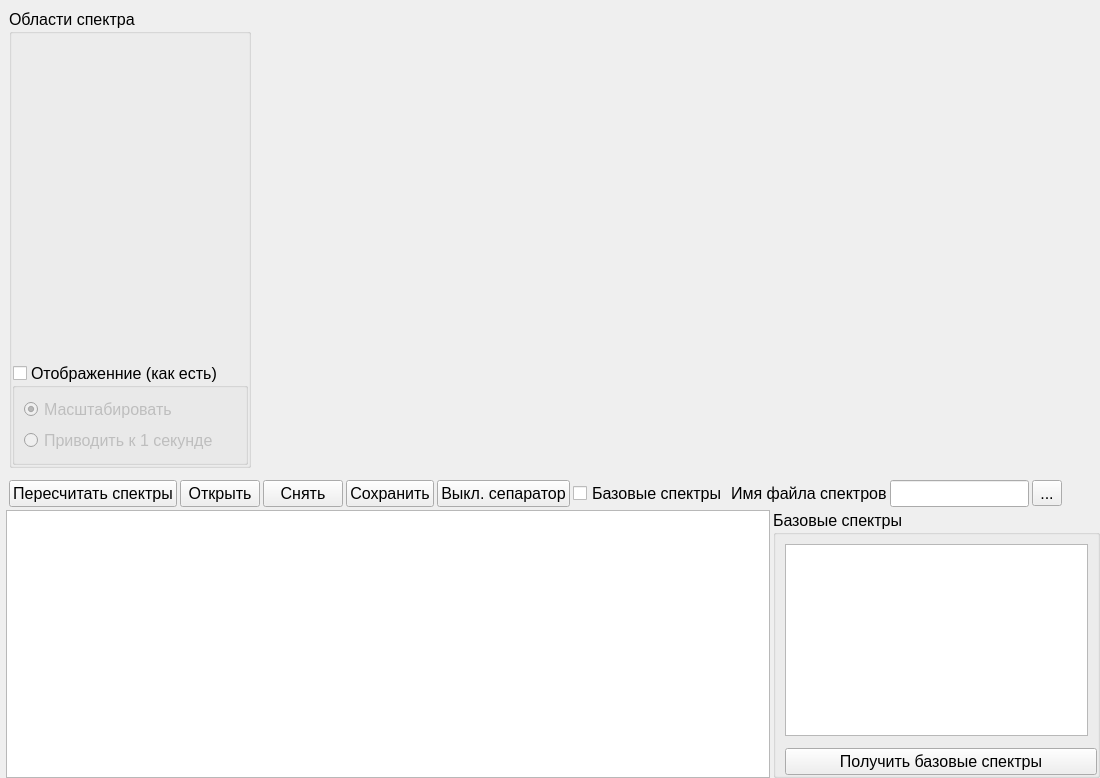
<?xml version="1.0" encoding="UTF-8"?>
<ui version="4.0">
 <class>SPRSpectrumListTableWidget</class>
 <widget class="QWidget" name="SPRSpectrumListTableWidget">
  <property name="geometry">
   <rect>
    <x>0</x>
    <y>0</y>
    <width>1100</width>
    <height>778</height>
   </rect>
  </property>
  <property name="sizePolicy">
   <sizepolicy hsizetype="Preferred" vsizetype="Preferred">
    <horstretch>0</horstretch>
    <verstretch>0</verstretch>
   </sizepolicy>
  </property>
  <property name="maximumSize">
   <size>
    <width>16777215</width>
    <height>1020</height>
   </size>
  </property>
  <property name="font">
   <font>
    <family>Tahoma</family>
    <pointsize>12</pointsize>
   </font>
  </property>
  <property name="windowTitle">
   <string>Form</string>
  </property>
  <layout class="QVBoxLayout" name="verticalLayout_3">
   <property name="spacing">
    <number>3</number>
   </property>
   <property name="leftMargin">
    <number>0</number>
   </property>
   <property name="topMargin">
    <number>0</number>
   </property>
   <property name="rightMargin">
    <number>0</number>
   </property>
   <property name="bottomMargin">
    <number>0</number>
   </property>
   <item>
    <widget class="QWidget" name="widget" native="true">
     <layout class="QHBoxLayout" name="horizontalLayout_2" stretch="0,0,0">
      <item>
       <widget class="QGroupBox" name="gbSpectrumElements">
        <property name="sizePolicy">
         <sizepolicy hsizetype="Minimum" vsizetype="Preferred">
          <horstretch>0</horstretch>
          <verstretch>0</verstretch>
         </sizepolicy>
        </property>
        <property name="title">
         <string>Области спектра</string>
        </property>
        <layout class="QVBoxLayout" name="verticalLayout_2">
         <property name="leftMargin">
          <number>0</number>
         </property>
         <property name="topMargin">
          <number>0</number>
         </property>
         <property name="rightMargin">
          <number>0</number>
         </property>
         <property name="bottomMargin">
          <number>0</number>
         </property>
         <item>
          <widget class="SPRZonesRangesTableWidget" name="tRangesChannel" native="true"/>
         </item>
         <item>
          <spacer name="verticalSpacer">
           <property name="orientation">
            <enum>Qt::Vertical</enum>
           </property>
           <property name="sizeHint" stdset="0">
            <size>
             <width>20</width>
             <height>40</height>
            </size>
           </property>
          </spacer>
         </item>
         <item>
          <widget class="QGroupBox" name="gbViewAsIs">
           <property name="title">
            <string>Отображенние (как есть)</string>
           </property>
           <property name="checkable">
            <bool>true</bool>
           </property>
           <property name="checked">
            <bool>false</bool>
           </property>
           <layout class="QVBoxLayout" name="verticalLayout_4">
            <item>
             <widget class="QRadioButton" name="rbScales">
              <property name="text">
               <string>Масштабировать</string>
              </property>
              <property name="checked">
               <bool>true</bool>
              </property>
             </widget>
            </item>
            <item>
             <widget class="QRadioButton" name="rbAsOneSecond">
              <property name="text">
               <string>Приводить к 1 секунде</string>
              </property>
             </widget>
            </item>
           </layout>
          </widget>
         </item>
        </layout>
       </widget>
      </item>
      <item>
       <spacer name="horizontalSpacer">
        <property name="orientation">
         <enum>Qt::Horizontal</enum>
        </property>
        <property name="sizeHint" stdset="0">
         <size>
          <width>40</width>
          <height>20</height>
         </size>
        </property>
       </spacer>
      </item>
      <item>
       <widget class="SPRSpectrumGraphicsWidget" name="graphic" native="true">
        <property name="minimumSize">
         <size>
          <width>750</width>
          <height>300</height>
         </size>
        </property>
       </widget>
      </item>
     </layout>
    </widget>
   </item>
   <item>
    <layout class="QHBoxLayout" name="horizontalLayout_3">
     <property name="leftMargin">
      <number>9</number>
     </property>
     <item>
      <widget class="QPushButton" name="bRecompliteSpectrums">
       <property name="text">
        <string>Пересчитать спектры</string>
       </property>
       <property name="icon">
        <iconset resource="icons.qrc">
         <normaloff>:/icons/icons/b_refresh_green.png</normaloff>:/icons/icons/b_refresh_green.png</iconset>
       </property>
      </widget>
     </item>
     <item>
      <widget class="QPushButton" name="bOpenSpectrums">
       <property name="text">
        <string>Открыть</string>
       </property>
       <property name="icon">
        <iconset resource="icons.qrc">
         <normaloff>:/icons/icons/b_Open.png</normaloff>:/icons/icons/b_Open.png</iconset>
       </property>
      </widget>
     </item>
     <item>
      <widget class="QPushButton" name="bGetSpectrums">
       <property name="text">
        <string>Снять</string>
       </property>
       <property name="icon">
        <iconset resource="icons.qrc">
         <normaloff>:/icons/icons/b_Get_Spectrum.png</normaloff>:/icons/icons/b_Get_Spectrum.png</iconset>
       </property>
       <property name="iconSize">
        <size>
         <width>18</width>
         <height>18</height>
        </size>
       </property>
      </widget>
     </item>
     <item>
      <widget class="QPushButton" name="bSaveSpectrums">
       <property name="text">
        <string>Сохранить</string>
       </property>
       <property name="icon">
        <iconset resource="icons.qrc">
         <normaloff>:/icons/icons/b_Save.png</normaloff>:/icons/icons/b_Save.png</iconset>
       </property>
      </widget>
     </item>
     <item>
      <widget class="QPushButton" name="bSeparatorOff">
       <property name="font">
        <font>
         <pointsize>12</pointsize>
        </font>
       </property>
       <property name="text">
        <string>Выкл. сепаратор</string>
       </property>
       <property name="icon">
        <iconset resource="icons.qrc">
         <normaloff>:/icons/icons/Separate_tab_bo_colors_icon.png</normaloff>:/icons/icons/Separate_tab_bo_colors_icon.png</iconset>
       </property>
       <property name="iconSize">
        <size>
         <width>16</width>
         <height>16</height>
        </size>
       </property>
      </widget>
     </item>
     <item>
      <widget class="QCheckBox" name="cbBasetSpectrumVisible">
       <property name="text">
        <string>Базовые спектры</string>
       </property>
      </widget>
     </item>
     <item>
      <widget class="QLabel" name="lSpectrumFName">
       <property name="text">
        <string>Имя файла спектров</string>
       </property>
      </widget>
     </item>
     <item>
      <widget class="QLineEdit" name="leSpectrumsFName"/>
     </item>
     <item>
      <widget class="QToolButton" name="bSpectrumFNameSelect">
       <property name="text">
        <string>...</string>
       </property>
      </widget>
     </item>
     <item>
      <spacer name="horizontalSpacer_5">
       <property name="orientation">
        <enum>Qt::Horizontal</enum>
       </property>
       <property name="sizeHint" stdset="0">
        <size>
         <width>40</width>
         <height>20</height>
        </size>
       </property>
      </spacer>
     </item>
    </layout>
   </item>
   <item>
    <widget class="QWidget" name="widget_4" native="true">
     <property name="sizePolicy">
      <sizepolicy hsizetype="Preferred" vsizetype="Preferred">
       <horstretch>0</horstretch>
       <verstretch>0</verstretch>
      </sizepolicy>
     </property>
     <layout class="QHBoxLayout" name="horizontalLayout" stretch="70,30">
      <property name="spacing">
       <number>3</number>
      </property>
      <property name="leftMargin">
       <number>6</number>
      </property>
      <property name="topMargin">
       <number>0</number>
      </property>
      <property name="rightMargin">
       <number>0</number>
      </property>
      <property name="bottomMargin">
       <number>0</number>
      </property>
      <item>
       <widget class="SPRSpectrumListTable" name="tListSpectrumItem">
        <property name="sizePolicy">
         <sizepolicy hsizetype="Preferred" vsizetype="Preferred">
          <horstretch>0</horstretch>
          <verstretch>0</verstretch>
         </sizepolicy>
        </property>
        <property name="selectionBehavior">
         <enum>QAbstractItemView::SelectRows</enum>
        </property>
       </widget>
      </item>
      <item>
       <widget class="QGroupBox" name="gbBasetSpectrums">
        <property name="sizePolicy">
         <sizepolicy hsizetype="Ignored" vsizetype="Preferred">
          <horstretch>0</horstretch>
          <verstretch>0</verstretch>
         </sizepolicy>
        </property>
        <property name="title">
         <string>Базовые спектры</string>
        </property>
        <layout class="QVBoxLayout" name="verticalLayout">
         <property name="spacing">
          <number>3</number>
         </property>
         <property name="leftMargin">
          <number>0</number>
         </property>
         <property name="topMargin">
          <number>0</number>
         </property>
         <property name="rightMargin">
          <number>0</number>
         </property>
         <property name="bottomMargin">
          <number>0</number>
         </property>
         <item>
          <widget class="QWidget" name="widget_5" native="true">
           <layout class="QHBoxLayout" name="horizontalLayout_5" stretch="50">
            <item>
             <widget class="SPRSpectrumBaseListTable2" name="tListBasedSpectrumItem">
              <property name="sizePolicy">
               <sizepolicy hsizetype="Ignored" vsizetype="Preferred">
                <horstretch>0</horstretch>
                <verstretch>0</verstretch>
               </sizepolicy>
              </property>
              <property name="minimumSize">
               <size>
                <width>0</width>
                <height>0</height>
               </size>
              </property>
             </widget>
            </item>
           </layout>
          </widget>
         </item>
         <item>
          <widget class="QWidget" name="widget_6" native="true">
           <layout class="QHBoxLayout" name="horizontalLayout_6">
            <property name="leftMargin">
             <number>9</number>
            </property>
            <property name="topMargin">
             <number>0</number>
            </property>
            <property name="rightMargin">
             <number>0</number>
            </property>
            <property name="bottomMargin">
             <number>0</number>
            </property>
            <item>
             <widget class="QPushButton" name="bGetBaseSpectrum">
              <property name="text">
               <string>Получить базовые спектры</string>
              </property>
              <property name="icon">
               <iconset resource="icons.qrc">
                <normaloff>:/icons/icons/b_Get_Base_Spectrum.png</normaloff>:/icons/icons/b_Get_Base_Spectrum.png</iconset>
              </property>
              <property name="iconSize">
               <size>
                <width>32</width>
                <height>32</height>
               </size>
              </property>
             </widget>
            </item>
           </layout>
          </widget>
         </item>
        </layout>
       </widget>
      </item>
     </layout>
    </widget>
   </item>
  </layout>
 </widget>
 <customwidgets>
  <customwidget>
   <class>SPRSpectrumGraphicsWidget</class>
   <extends>QWidget</extends>
   <header>sprspectrumgraphicswidget.h</header>
   <container>1</container>
  </customwidget>
  <customwidget>
   <class>SPRZonesRangesTableWidget</class>
   <extends>QWidget</extends>
   <header>sprzonesrangestablewidget.h</header>
   <container>1</container>
  </customwidget>
  <customwidget>
   <class>SPRSpectrumListTable</class>
   <extends>QTableWidget</extends>
   <header>sprspectrumlisttable.h</header>
  </customwidget>
  <customwidget>
   <class>SPRSpectrumBaseListTable2</class>
   <extends>QTableWidget</extends>
   <header>sprspectrumbaselisttable2.h</header>
  </customwidget>
 </customwidgets>
 <resources>
  <include location="icons.qrc"/>
 </resources>
 <connections>
  <connection>
   <sender>cbBasetSpectrumVisible</sender>
   <signal>toggled(bool)</signal>
   <receiver>gbBasetSpectrums</receiver>
   <slot>setVisible(bool)</slot>
   <hints>
    <hint type="sourcelabel">
     <x>610</x>
     <y>497</y>
    </hint>
    <hint type="destinationlabel">
     <x>464</x>
     <y>582</y>
    </hint>
   </hints>
  </connection>
 </connections>
</ui>
